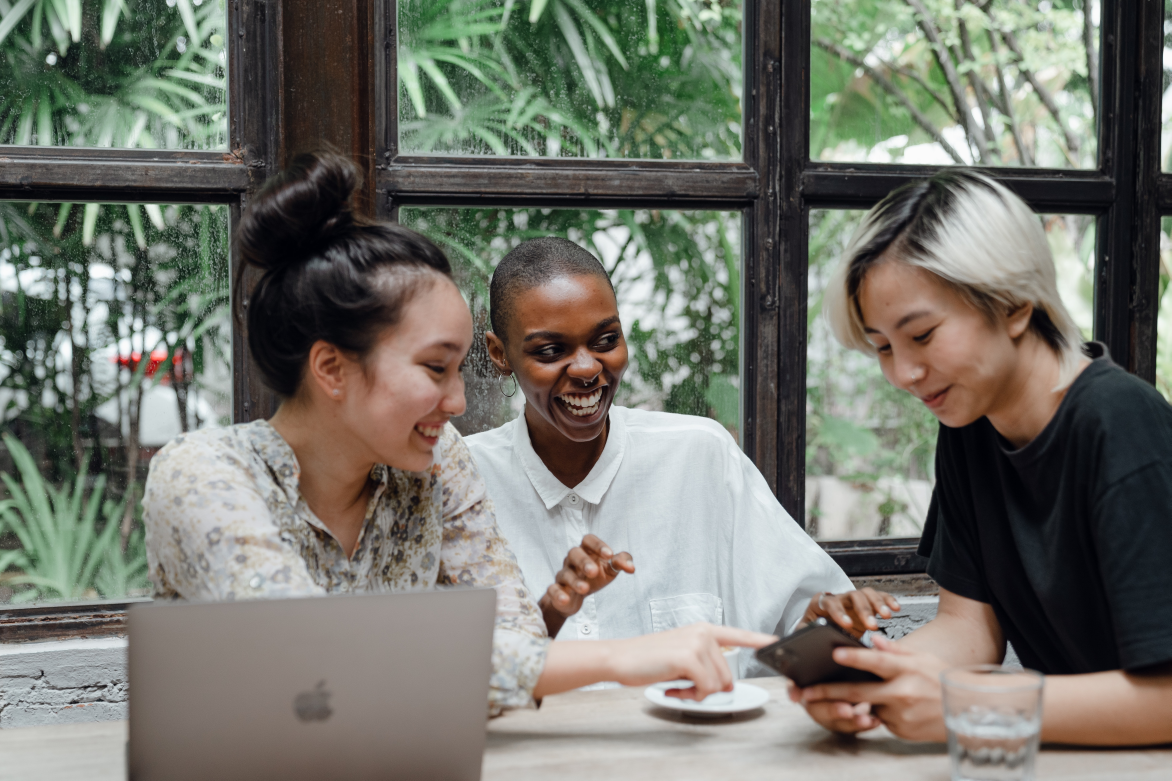
#> input picture yolo_pretrained_image/images/people1.jpg, 5856 x 3904 px, found by its file name (shown at 1/5 size)
$ jupyter execute --allow-errors yolo_pretrained_image.ipynb
#> lines starting #> are read from the running program, lines starting #| are printed output that depends on the picture
[cell 1]
import cv2
import numpy as np
import matplotlib.pyplot as plt

[cell 2]
img = cv2.imread(r"C:\\Users\\namtu\\Documents\\ML\\Learn_YOLO\\yolo_pretrained_image/images/people1.jpg")
#> img is the input picture: shape (3904, 5856, 3); mean B, G, R 107.9, 116.7, 116.1
img1 = cv2.imread(r"images\people1.jpg")

[cell 3]
plt.imshow(img1)

[cell 4]
img = cv2.resize(img,(640,427))
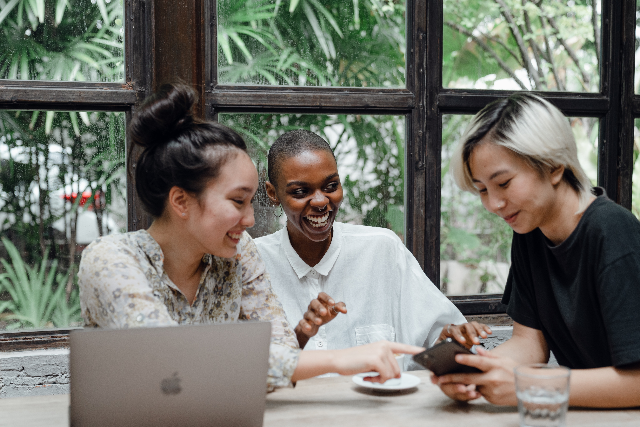
#> img: shape (427, 640, 3); mean B, G, R 107.8, 116.6, 116

[cell 5]
img.shape
#> Out = (427, 640, 3)

[cell 6]
plt.imshow(img1)

[cell 7]
img_width = img.shape[1]
#> img_width = 640
img_height = img.shape[0]
#> img_height = 427
img_blob = cv2.dnn.blobFromImage(img,1/255,(416,416),swapRB=True,
                                crop=False)


labels = ["person","bicycle","car","motorcycle","airplane","bus","train","truck","boat",
                    "trafficlight","firehydrant","stopsign","parkingmeter","bench","bird","cat",
                    "dog","horse","sheep","cow","elephant","bear","zebra","giraffe","backpack",
                    "umbrella","handbag","tie","suitcase","frisbee","skis","snowboard","sportsball",
                    "kite","baseballbat","baseballglove","skateboard","surfboard","tennisracket",
                    "bottle","wineglass","cup","fork","knife","spoon","bowl","banana","apple",
                    "sandwich","orange","broccoli","carrot","hotdog","pizza","donut","cake","chair",
                    "sofa","pottedplant","bed","diningtable","toilet","tvmonitor","laptop","mouse",
                    "remote","keyboard","cellphone","microwave","oven","toaster","sink","refrigerator",
                    "book","clock","vase","scissors","teddybear","hairdrier","toothbrush"]


colors = ["0,255,255","0,0,255","255,0,0","255,255,0","0,255,0"]
colors = [np.array(color.split(",")).astype("int") for color in colors]
colors = np.array(colors)
colors = np.tile(colors,(18,1))


$ run again, with yolo_pretrained_image/images/people.jpg copied over yolo_pretrained_image/images/people1.jpg
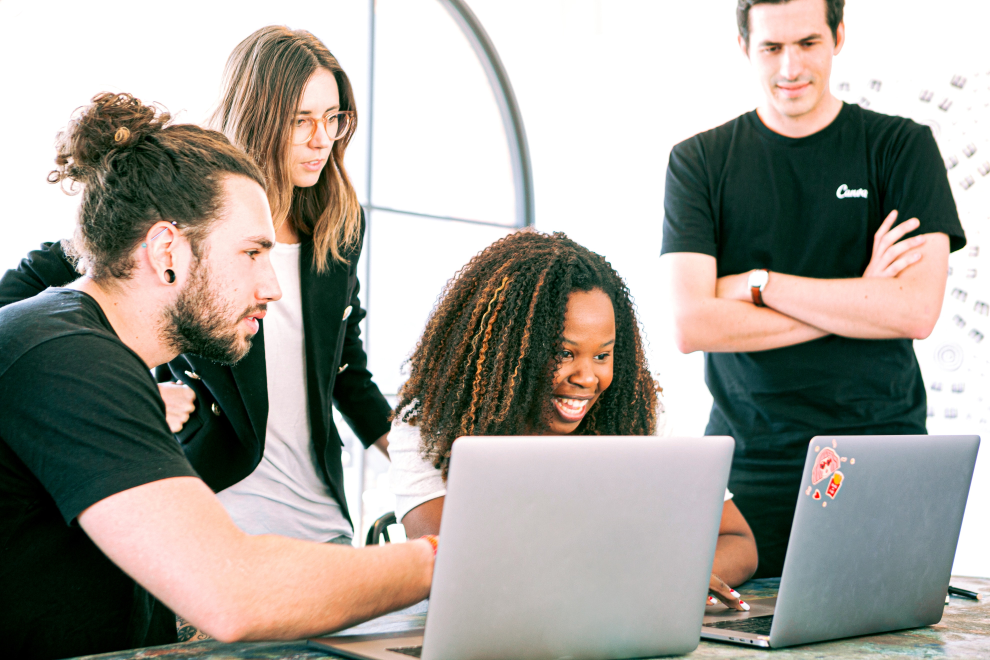
#> input picture yolo_pretrained_image/images/people.jpg, 3960 x 2640 px, found by its file name (shown at 1/4 size)
#> img is the input picture: shape (2640, 3960, 3); mean B, G, R 151.7, 159, 162.3
#> `img = cv2.resize(img,(640,427))`:
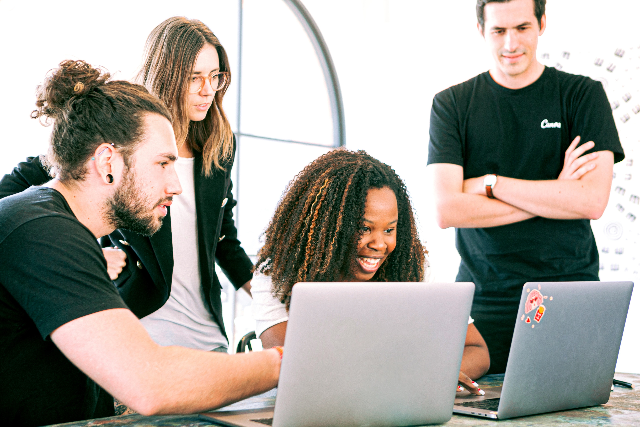
#> img: shape (427, 640, 3); mean B, G, R 151.6, 158.9, 162.2
